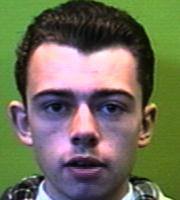
#> input picture FaceRecognition_LBP/data/person1.jpg, 180 x 200 px
$ python -i Face_Trainer.py   (imports and definitions only)
#> lines starting #> are read from the running program, lines starting #| are printed output that depends on the picture
#> in getimageasarray, inputImage is the input picture: shape (200, 180, 3); mean B, G, R 89.4, 110.9, 111.7
import cv2
import numpy as np
from skimage import feature
from sklearn.svm import LinearSVC

numPoints = 30
radius = 8

face_cascade = cv2.CascadeClassifier('haarcascades/haarcascade_frontalface_default.xml')

def detectFace(frame):
    gray = cv2.cvtColor(frame, cv2.COLOR_BGR2GRAY)
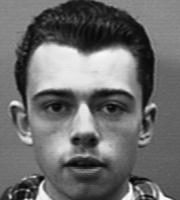
#> gray: shape (200, 180); min 2, max 253, mean 108.7

    faces = face_cascade.detectMultiScale(gray, 1.1, 3)
#> faces = [[13, 52, 140, 140]]
    largeX = 0
    largeY = 0
    largeW = 0
    largeH = 0
    for (x, y, w, h) in faces:
        # finding large rectangle
        if (w + h) > (largeW + largeH):
            largeW = w
            largeH = h
            largeX = x
            largeY = y
#> this loop made 1 pass
#> (x, y, w, h, largeW, largeH, largeX, largeY) on pass 1: (13, 52, 140, 140, 140, 140, 13, 52)
#> after the loop, largeH = 140; largeW = 140; largeX = 13; largeY = 52
    cropped = None
    found = False
    try:
        img = frame.copy()
        cropped = img[largeY:largeY + largeH, largeX:largeX + largeW]
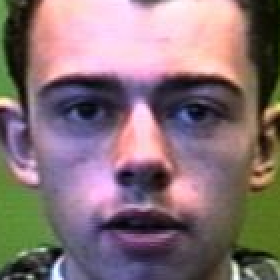
#> cropped: shape (140, 140, 3) (shown 2 times larger); mean B, G, R 118.6, 113.9, 134.9
        img2 = cv2.rectangle(frame, (largeX, largeY), (largeX + largeW, largeY + largeH), (255, 0, 0), 2)
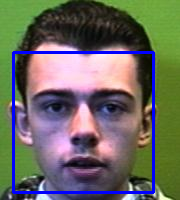
#> img2: shape (200, 180, 3); mean B, G, R 97, 105.5, 106.5
    except:
        print("error")

    if not largeW > 0:
        return None, frame
    return cropped, img2

def getimageasarray(fname):
    # print('fname=', fname)
    inputImage = cv2.imread(fname)
    face, inputImage = detectFace(inputImage)
    img = cv2.cvtColor(face, cv2.COLOR_BGR2GRAY)
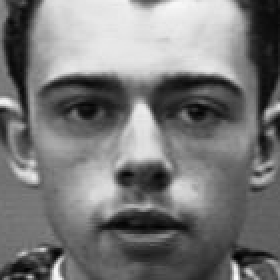
#> img: shape (140, 140) (shown 2 times larger); min 2, max 249, mean 120.7
    img = cv2.resize(img, (100, 100))
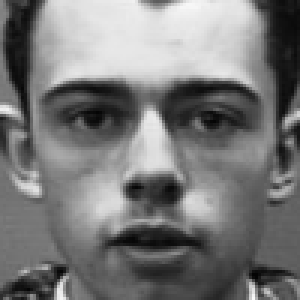
#> img: shape (100, 100) (shown 3 times larger); min 4, max 248, mean 120.6
    cv2.equalizeHist(img, img)
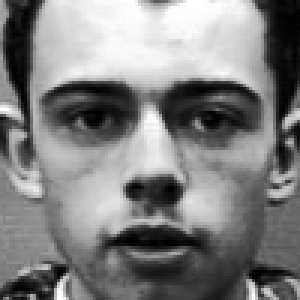
#> img: shape (100, 100) (shown 3 times larger); min 0, max 255, mean 128.2

    lbp = feature.local_binary_pattern(img, numPoints, radius, method="uniform")
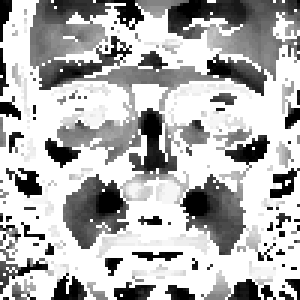
#> lbp: shape (100, 100) float64 (shown 3 times larger); min 0, max 31, mean 21.6; drawn with min black and max white
    (hist, _) = np.histogram(lbp.ravel(), bins=np.arange(0, numPoints + 3), range=(0, numPoints + 2))
#> hist = 32 values, max 5005 at index 31, min 47 at index 25, mean 312.5
    hist = hist.astype("float")
    hist /= (hist.sum() + 1e-7)
#> hist = 32 values, max 0.5 at index 31, min 0.0047 at index 25, mean 0.0312


    ad = np.asarray(hist, dtype='float64').reshape(1, hist.size)[0]
#> ad has the same summary as hist
    #print(ad)

    return ad


# [23 lines left out: function loadallimages, not called in this run]


class face_train:
    # [24 lines left out: function main, not called in this run]

>>> result = getimageasarray('data/person1.jpg')
#> result has the same summary as hist in getimageasarray

$ run again, on FaceRecognition_LBP/data/person2.jpg
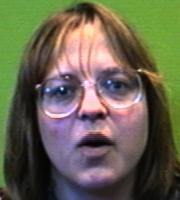
#> input picture FaceRecognition_LBP/data/person2.jpg, 180 x 200 px
#> in getimageasarray, inputImage is the input picture: shape (200, 180, 3); mean B, G, R 79.8, 100.2, 103.9
#> in detectFace, `gray = cv2.cvtColor(frame, cv2.COLOR_BGR2GRAY)`:
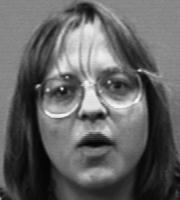
#> gray: shape (200, 180); min 1, max 249, mean 99
#> faces = [[20, 35, 142, 142]]
#> the loop in detectFace, `for (x, y, w, h) in faces:` made 1 pass
#> (x, y, w, h, largeW, largeH, largeX, largeY) on pass 1: (20, 35, 142, 142, 142, 142, 20, 35)
#> after the loop in detectFace, `for (x, y, w, h) in faces:`: largeH = 142; largeX = 20; largeY = 35
#> in getimageasarray, `lbp = feature.local_binary_pattern(img, numPoints, radius, method="uni..`:
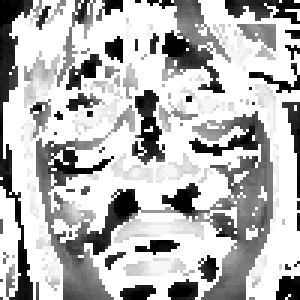
#> lbp: shape (100, 100) float64 (shown 3 times larger); min 0, max 31, mean 22.2; drawn with min black and max white
#> in getimageasarray, `(hist, _) = np.histogram(lbp.ravel(), bins=np.arange(0, numPoints + 3)..`: hist = 32 values, max 5177 at index 31, min 43 at index 23, mean 312.5
#> in getimageasarray, `hist /= (hist.sum() + 1e-7)`: hist = 32 values, max 0.518 at index 31, min 0.0043 at index 23, mean 0.0312
#> ad has the same summary as hist
#> result has the same summary as hist in getimageasarray

$ run again, on FaceRecognition_LBP/data/person3.jpg
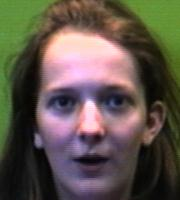
#> input picture FaceRecognition_LBP/data/person3.jpg, 180 x 200 px
#> in getimageasarray, inputImage is the input picture: shape (200, 180, 3); mean B, G, R 76, 86, 95.8
#> in detectFace, `gray = cv2.cvtColor(frame, cv2.COLOR_BGR2GRAY)`:
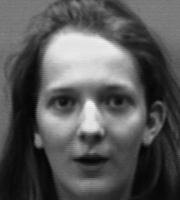
#> gray: shape (200, 180); min 1, max 244, mean 87.8
#> faces = [[19, 50, 139, 139]]
#> the loop in detectFace, `for (x, y, w, h) in faces:` made 1 pass
#> (x, y, w, h, largeW, largeH, largeX, largeY) on pass 1: (19, 50, 139, 139, 139, 139, 19, 50)
#> after the loop in detectFace, `for (x, y, w, h) in faces:`: largeH = 139; largeX = 19; largeY = 50
#> in getimageasarray, `lbp = feature.local_binary_pattern(img, numPoints, radius, method="uni..`:
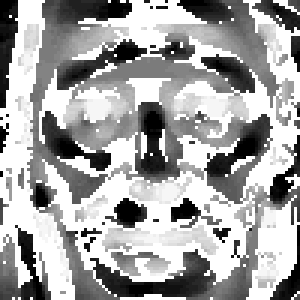
#> lbp: shape (100, 100) float64 (shown 3 times larger); min 0, max 31, mean 19.9; drawn with min black and max white
#> in getimageasarray, `(hist, _) = np.histogram(lbp.ravel(), bins=np.arange(0, numPoints + 3)..`: hist = 32 values, max 3833 at index 31, min 84 at index 24, mean 312.5
#> in getimageasarray, `hist /= (hist.sum() + 1e-7)`: hist = 32 values, max 0.383 at index 31, min 0.0084 at index 24, mean 0.0312
#> ad has the same summary as hist
#> result has the same summary as hist in getimageasarray
